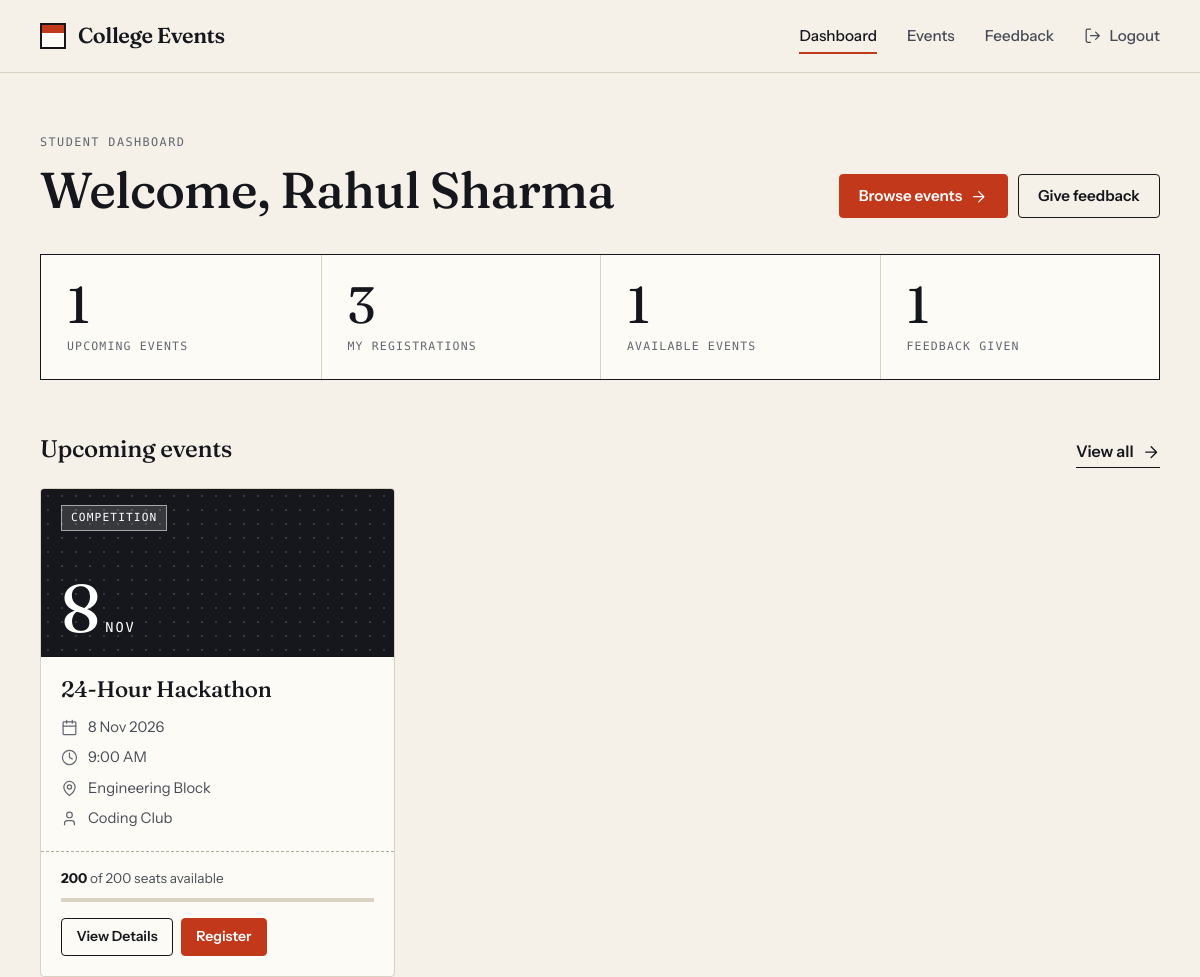
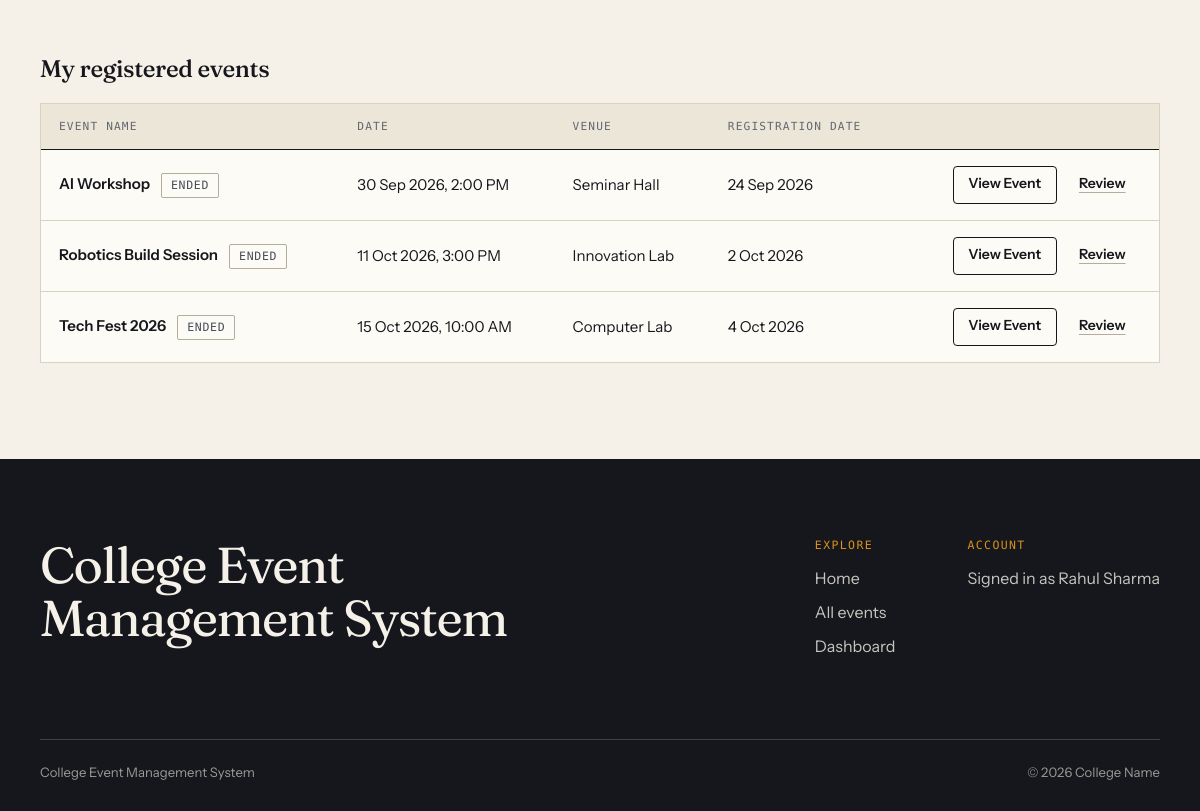
/dashboard (signed in), run on the app's committed database (2 pictures, top to bottom).
### tables this page shows
CREATE TABLE users (
    id INTEGER PRIMARY KEY AUTOINCREMENT,
    name TEXT NOT NULL,
    email TEXT UNIQUE NOT NULL,
    password TEXT NOT NULL,
    role TEXT DEFAULT 'student'
, created_at TIMESTAMP);

CREATE TABLE events (
    id INTEGER PRIMARY KEY AUTOINCREMENT,
    title TEXT NOT NULL,
    description TEXT NOT NULL,
    date TEXT NOT NULL,
    time TEXT NOT NULL,
    venue TEXT NOT NULL,
    organizer TEXT NOT NULL,
    category TEXT NOT NULL,
    capacity INTEGER DEFAULT 100,
    image TEXT,
    created_at TIMESTAMP DEFAULT CURRENT_TIMESTAMP
, updated_at TIMESTAMP);

CREATE TABLE registrations (
    id INTEGER PRIMARY KEY AUTOINCREMENT,
    user_id INTEGER NOT NULL,
    event_id INTEGER NOT NULL,
    registered_at TIMESTAMP DEFAULT CURRENT_TIMESTAMP,
    FOREIGN KEY(user_id) REFERENCES users(id),
    FOREIGN KEY(event_id) REFERENCES events(id),
    UNIQUE(user_id, event_id)
);

### app.py (the view)
@app.route("/dashboard")
@login_required
def dashboard():
    if g.user["role"] == "admin":
        return redirect(url_for("admin_dashboard"))
    return student_dashboard()

### app.py (called while the page is built)
def get_db_connection():
    conn = sqlite3.connect(DATABASE)
    conn.row_factory = sqlite3.Row
    conn.execute("PRAGMA foreign_keys = ON")
    return conn

def query(sql, params=(), one=False):
    conn = get_db_connection()
    try:
        rows = conn.execute(sql, params).fetchall()
    finally:
        conn.close()
    if one:
        return rows[0] if rows else None
    return rows

def scalar(sql, params=()):
    row = query(sql, params, one=True)
    return row[0] if row else None

def now_string():
    return datetime.now().strftime("%Y-%m-%d %H:%M")

def is_past(event_date, event_time):
    return f"{event_date} {event_time}" < now_string()

def decorate_event(row):
    event = dict(row)
    capacity = event["capacity"] or 0
    event["available"] = max(capacity - event["registered_count"], 0)
    event["is_full"] = event["available"] == 0
    event["is_past"] = is_past(event["date"], event["time"])
    event["percent_filled"] = (min(100, round(event["registered_count"] * 100 / capacity))
                               if capacity else 100)
    if event["date"] < date.today().isoformat():
        event["status"] = "Completed"
    elif event["is_past"]:
        event["status"] = "Ongoing"
    else:
        event["status"] = "Upcoming"
    return event

def get_all_events():
    rows = query(EVENT_SQL + " ORDER BY e.date ASC, e.time ASC")
    return [decorate_event(row) for row in rows]

def split_events(events):
    upcoming = [e for e in events if not e["is_past"]]
    past = [e for e in events if e["is_past"]][::-1]
    return upcoming, past

def get_registered_ids(user_id):
    if not user_id:
        return set()
    rows = query("SELECT event_id FROM registrations WHERE user_id = ?", (user_id,))
    return {row["event_id"] for row in rows}

def _parse_date(value):
    try:
        return datetime.strptime(str(value)[:10], "%Y-%m-%d")
    except ValueError:
        return None

@app.template_filter("fdate")
def format_date(value):
    if not value:
        return "\u2014"
    parsed = _parse_date(value)
    return f"{parsed.day} {parsed.strftime('%b %Y')}" if parsed else value

@app.template_filter("day")
def format_day(value):
    parsed = _parse_date(value)
    return parsed.day if parsed else ""

@app.template_filter("month")
def format_month(value):
    parsed = _parse_date(value)
    return parsed.strftime("%b").upper() if parsed else ""

### templates/dashboard.html (shortened to what this page needs)
{% extends "base.html" %}
{% from "_macros.html" import event_card with context %}
{% block content %}
<section class="page-head">
  <div class="container page-head__inner">
    <div>
      <p class="eyebrow">Student dashboard</p>
      <h1>Welcome, {{ current_user.name }}</h1>
    </div>
    <div class="page-head__actions">
      <a class="btn btn--primary" id="dash-browse" href="{{ url_for('events') }}">Browse events {{ icon('arrow') }}</a>
      <a class="btn btn--outline" id="dash-feedback" href="{{ url_for('feedback') }}">Give feedback</a>
    </div>
  </div>
</section>
<div class="container dash">
  <dl class="stat-row" aria-label="Overview">
    <div class="stat"><dt>Upcoming Events</dt><dd>{{ stats.upcoming }}</dd></div>
    <div class="stat"><dt>My Registrations</dt><dd>{{ stats.registered }}</dd></div>
    <div class="stat"><dt>Available Events</dt><dd>{{ stats.available }}</dd></div>
    <div class="stat"><dt>Feedback Given</dt><dd>{{ stats.feedback }}</dd></div>
  </dl>
  <section class="block" aria-labelledby="upcoming-title">
    <div class="block__head">
      <h2 class="block__title" id="upcoming-title">Upcoming events</h2>
      <a class="link-arrow" href="{{ url_for('events') }}">View all {{ icon('arrow') }}</a>
    </div>
    {% if upcoming %}
      <div class="card-grid">
        {% for e in upcoming %}{{ event_card(e, registered_ids) }}{% endfor %}
      </div>
    {% else %}
      <div class="empty"><h3>Nothing scheduled</h3><p>New events will appear here as soon as they're published.</p></div>
    {% endif %}
  </section>
  <section class="block" aria-labelledby="mine-title">
    <h2 class="block__title" id="mine-title">My registered events</h2>
    {% if my_events %}
      <div class="table-wrap">
        <table class="table table--stack" id="my-events-table">
          <thead>
            <tr>
              <th scope="col">Event Name</th>
              <th scope="col">Date</th>
              <th scope="col">Venue</th>
              <th scope="col">Registration Date</th>
              <th scope="col"><span class="visually-hidden">Actions</span></th>
            </tr>
          </thead>
          <tbody>
            {% for e in my_events %}
              <tr>
                <td data-label="Event Name">
                  <a class="table__primary" href="{{ url_for('event_detail', event_id=e.id) }}">{{ e.title }}</a>
                  {% if e.is_past %}<span class="badge">Ended</span>{% endif %}
                </td>
                <td data-label="Date">{{ e.date|fdate }}, {{ e.time|ftime }}</td>
                <td data-label="Venue">{{ e.venue }}</td>
                <td data-label="Registered">{{ e.registered_at|fdate }}</td>
                <td class="table__actions">
                  <a class="btn btn--outline btn--sm" href="{{ url_for('event_detail', event_id=e.id) }}">View Event</a>
                  {% if e.is_past %}
                    <a class="btn btn--ghost btn--sm" href="{{ url_for('feedback', event=e.id) }}">Review</a>
                  {% else %}
                    <form method="post" action="{{ url_for('cancel_registration', event_id=e.id) }}" data-confirm="Cancel your registration for {{ e.title }}?">
                      <input type="hidden" name="csrf_token" value="{{ csrf_token() }}">
                      <button class="btn btn--ghost btn--sm" type="submit">Cancel</button>
                    </form>
                  {% endif %}
                </td>
              </tr>
            {% endfor %}
          </tbody>
        </table>
      </div>
    {% else %}
      <div class="empty">
        <h3>You haven't registered for anything yet</h3>
        <p>Find an event you like and reserve your seat.</p>
        <a class="btn btn--primary" href="{{ url_for('events') }}">Browse events</a>
      </div>
    {% endif %}
  </section>
</div>
{% endblock %}

### templates/base.html (shortened to what this page needs)
<!DOCTYPE html>
<html lang="en">
<head>
  <link rel="stylesheet" href="{{ url_for('static', filename='css/style.css') }}">
</head>
<body class="{% block body_class %}{% endblock %}">
  {% set endpoint = request.endpoint %}
  <header class="site-header">
    <div class="container site-header__inner">
      <a class="brand" href="{{ url_for('index') }}" aria-label="College Events, home">
        <span class="brand__mark" aria-hidden="true"></span>
        <span class="brand__name">College Events</span>
      </a>
      <nav class="site-nav" id="site-nav" aria-label="Primary">
        <ul class="site-nav__list">
          {% if not current_user %}
            <li><a href="{{ url_for('index') }}" {% if endpoint == 'index' %}aria-current="page"{% endif %}>Home</a></li>
            <li><a href="{{ url_for('events') }}" {% if endpoint in ('events', 'event_detail') %}aria-current="page"{% endif %}>Events</a></li>
            <li><a href="{{ url_for('login') }}" {% if endpoint == 'login' %}aria-current="page"{% endif %}>Login</a></li>
            <li><a class="btn btn--dark btn--sm" id="nav-register" href="{{ url_for('register') }}">Register</a></li>
          {% else %}
            <li><a href="{{ url_for('dashboard') }}" {% if endpoint == 'dashboard' %}aria-current="page"{% endif %}>Dashboard</a></li>
            <li><a href="{{ url_for('events') }}" {% if endpoint in ('events', 'event_detail') %}aria-current="page"{% endif %}>Events</a></li>
            <li><a href="{{ url_for('feedback') }}" {% if endpoint == 'feedback' %}aria-current="page"{% endif %}>Feedback</a></li>
            <li>
              <form method="post" action="{{ url_for('logout') }}">
                <button class="nav-logout" id="nav-logout" type="submit">{{ icon('logout') }}<span>Logout</span></button>
              </form>
            </li>
          {% endif %}
        </ul>
      </nav>
    </div>
  </header>
  <main id="main" tabindex="-1">
    {% block content %}{% endblock %}
  </main>
  <footer class="site-footer">
    <div class="container">
      <div class="site-footer__top">
        <p class="site-footer__title">College Event<br>Management System</p>
        <div class="site-footer__cols">
          <div>
            <h2 class="site-footer__heading">Explore</h2>
            <ul>
              <li><a href="{{ url_for('index') }}">Home</a></li>
              <li><a href="{{ url_for('events') }}">All events</a></li>
              {% if current_user %}
                <li><a href="{{ url_for('dashboard') }}">Dashboard</a></li>
              {% endif %}
            </ul>
          </div>
          <div>
            <h2 class="site-footer__heading">Account</h2>
            <ul>
              {% if current_user %}
                <li><a href="{{ url_for('dashboard') }}">Signed in as {{ current_user.name }}</a></li>
              {% else %}
                <li><a href="{{ url_for('login') }}">Login</a></li>
                <li><a href="{{ url_for('register') }}">Create account</a></li>
              {% endif %}
            </ul>
          </div>
        </div>
      </div>
      <p class="site-footer__legal">
        <span>College Event Management System</span>
        <span>&copy; {{ current_year }} College Name</span>
      </p>
    </div>
  </footer>
</body>
</html>

### templates/_macros.html (shortened to what this page needs)
{% macro seats(e) %}
  {% if e.is_past %}
    <p class="seats seats--ended">Event ended</p>
  {% elif e.is_full %}
    <p class="seats seats--full">Event Full</p>
  {% else %}
    <p class="seats{{ ' seats--low' if e.percent_filled >= 80 else '' }}">
      <strong>{{ e.available }}</strong> of {{ e.capacity }} seats available
    </p>
  {% endif %}
  <div class="meter" aria-hidden="true"><span style="--fill: {{ e.percent_filled }}%"></span></div>
{% endmacro %}
{% macro event_card(e, registered_ids) %}
  {% set detail_url = url_for('event_detail', event_id=e.id) %}
  <article class="event-card cat-{{ e.category|lower }}{{ ' is-past' if e.is_past else '' }}"
           data-title="{{ e.title|lower }}"
           data-category="{{ e.category }}"
           data-date="{{ e.date }}"
           data-search="{{ (e.title ~ ' ' ~ e.venue ~ ' ' ~ e.organizer ~ ' ' ~ e.description)|lower }}">
    <a class="event-card__cover{{ ' has-image' if e.image else '' }}" href="{{ detail_url }}" tabindex="-1" aria-hidden="true">
      <span class="event-card__date"><strong>{{ e.date|day }}</strong><span>{{ e.date|month }}</span></span>
      <span class="event-card__cat">{{ e.category }}</span>
    </a>
    <div class="event-card__body">
      <h3 class="event-card__title"><a href="{{ detail_url }}">{{ e.title }}</a></h3>
      <ul class="meta-list">
        <li>{{ icon('calendar') }}<span>{{ e.date|fdate }}</span></li>
        <li>{{ icon('clock') }}<span>{{ e.time|ftime }}</span></li>
        <li>{{ icon('pin') }}<span>{{ e.venue }}</span></li>
        <li>{{ icon('user') }}<span>{{ e.organizer }}</span></li>
      </ul>
    </div>
    <div class="event-card__foot">
      {{ seats(e) }}
      <div class="event-card__actions">
        <a class="btn btn--outline btn--sm" href="{{ detail_url }}">View Details</a>
        {% if e.is_past %}
        {% elif current_user and current_user.role == 'admin' %}
          <a class="btn btn--dark btn--sm" href="{{ url_for('edit_event', event_id=e.id) }}">{{ icon('edit') }}Edit</a>
        {% elif e.id in registered_ids %}
          <span class="badge badge--ok">{{ icon('check') }}Registered</span>
        {% elif e.is_full %}
          <button class="btn btn--sm" type="button" disabled>Event Full</button>
        {% elif current_user %}
          <form method="post" action="{{ url_for('register_event', event_id=e.id) }}">
            <button class="btn btn--primary btn--sm" type="submit">Register</button>
          </form>
        {% else %}
          <a class="btn btn--primary btn--sm" href="{{ url_for('login', next=detail_url) }}">Register</a>
        {% endif %}
      </div>
    </div>
  </article>
{% endmacro %}

### data on the page
users: name "Rahul Sharma"
events: date|day "8", date|month "NOV", category "COMPETITION", title "24-Hour Hackathon", date|fdate "8 Nov 2026", time|ftime "9:00 AM", venue "Engineering Block", organizer "Coding Club", available "200", capacity "200"
registrations: title "AI Workshop", date|fdate "30 Sep 2026", time|ftime "2:00 PM", venue "Seminar Hall", registered_at|fdate "24 Sep 2026"
registrations: title "Robotics Build Session", date|fdate "11 Oct 2026", time|ftime "3:00 PM", venue "Innovation Lab", registered_at|fdate "2 Oct 2026"
registrations: title "Tech Fest 2026", date|fdate "15 Oct 2026", time|ftime "10:00 AM", venue "Computer Lab", registered_at|fdate "4 Oct 2026"

### other printed values
{{ stats.upcoming }} "1"
{{ stats.registered }} "3"
{{ stats.available }} "1"
{{ stats.feedback }} "1"
